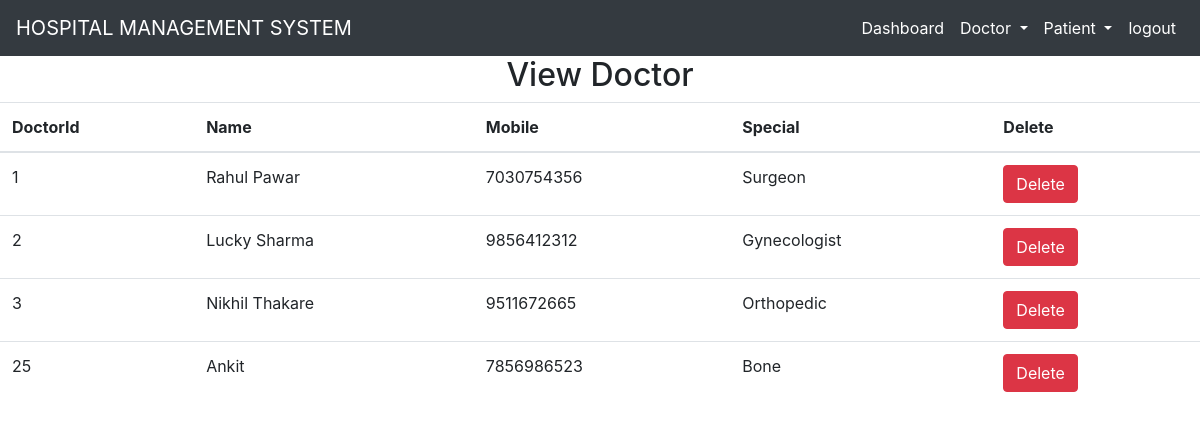
/view_doctor/ (signed in), run on the app's committed database.
### hospital/models.py (models this page shows)
class Doctor(models.Model):
    name = models.CharField(max_length=50)
    mobile = models.IntegerField()
    special = models.CharField(max_length=50)

### hospital/views.py (the view)
# urls.py: path('view_doctor/', View_Doctor, name='view_doctor'),
def View_Doctor(request):
    if not request.user.is_staff:
        return redirect('login')
    doc = Doctor.objects.all()
    d = {'doc': doc}
    return render(request, 'view_doctor.html', d)

### hospital/templates/view_doctor.html (shortened to what this page needs)
{% include 'base.html' %}
{% include 'navigation.html' %}
{% block content %}
<div>
    <h2 class="text-center">View Doctor</h2>
    <table id="example" class="table table-hover">
        <thead>
            <tr>
                <th>DoctorId</th>
                <th>Name</th>
                <th>Mobile</th>
                <th>Special</th>
                <th>Delete</th>
            </tr>
        </thead>
        <tbody>
            {% for i in doc %}
            <tr>
                <td>{{ i.id }}</td>
                <td>{{ i.name }}</td>
                <td>{{ i.mobile }}</td>
                <td>{{ i.special }}</td>
                <td><a href="{% url 'delete_doctor' i.id %}"
                       onclick="return confirm('Are you sure you want to delete?')" class="btn btn-danger">Delete</a>
                </td>
            </tr>
            {% endfor %}
        </tbody>
    </table>
</div>
{% endblock content %}

### data on the page
Doctor: id "1", name "Rahul Pawar", mobile "7030754356", special "Surgeon"
Doctor: id "2", name "Lucky Sharma", mobile "9856412312", special "Gynecologist"
Doctor: id "3", name "Nikhil Thakare", mobile "9511672665", special "Orthopedic"
Doctor: id "25", name "Ankit", mobile "7856986523", special "Bone"
